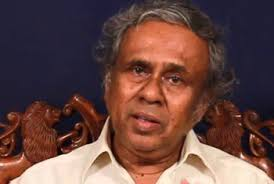
#> input picture Images/nalin_de_silva.jpeg, 274 x 184 px
$ jupyter execute Face_and_Eye_Recognition.ipynb
#> lines starting #> are read from the running program, lines starting #| are printed output that depends on the picture; after the words box and inside, x2 and y2 are one past the last pixel; in counts of white or black regions, pixels touching at a corner belong together
## Face and Eye Recognition (HARR Classifier Model)

[cell 1]
## import necessary librries
import numpy as np
import cv2

## load the haarcascade frontface xml file and eye xml file
face_classifier = cv2.CascadeClassifier('haarcascade_frontalface_default.xml')
eye_classifier = cv2.CascadeClassifier('haarcascade_eye.xml')

[cell 2]
## load and read the image
image=cv2.imread('Images/nalin_de_silva.jpeg')
#> image is the input picture: shape (184, 274, 3); mean B, G, R 65.8, 70.4, 103
cv2.imshow('trump',image)
cv2.waitKey()
cv2.destroyAllWindows()

[cell 3]
## convert the loaded image  into  gray scale
gray_image=cv2.cvtColor(image,cv2.COLOR_BGR2GRAY)
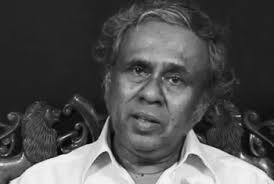
#> gray_image: shape (184, 274); min 3, max 249, mean 79.6
cv2.imshow('trump',gray_image)
cv2.waitKey()
cv2.destroyAllWindows()

[cell 4]
## detect the locations of face
faces=face_classifier.detectMultiScale(gray_image,1.3,5)
#> faces = [[95, 26, 125, 125]]

if faces is ():
    print('No Face Found')

## we iterate face array and draw  a rectangle  to  indentify face
for (x,y,w,h) in faces:
    cv2.rectangle(image,(x,y),(x+w,y+h),(127,0,255),2)
    cv2.imshow('Emmat watson',image)
    cv2.waitKey(0)
    roi_gray = gray_image[y:y+h,x:x+w]
    roi_image=image[y:y+h,x:x+w]
    eyes=eye_classifier.detectMultiScale(roi_gray)
    for (ex,ey,ew,eh) in eyes:
        cv2.rectangle(roi_image,(ex,ey),(ex+ew,ey+eh),(255,22,0),2)
        cv2.imshow('img',image)
        cv2.waitKey(0)
#> this loop made 1 pass
#> (x, y, w, h, eyes) on pass 1: (95, 26, 125, 125, [[30, 30, 28, 28], [66, 42, 24, 24]])
#> pass 1, `cv2.imshow('Emmat watson',image)`:
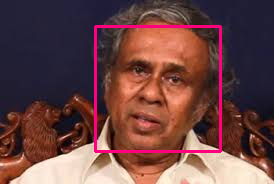
#> window 'Emmat watson': shape (184, 274, 3); mean B, G, R 67.8, 68.4, 107.6
#> pass 1, `roi_gray = gray_image[y:y+h,x:x+w]`:
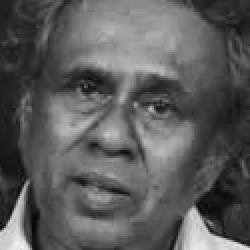
#> roi_gray: shape (125, 125) (shown 2 times larger); min 6, max 243, mean 91.6
#> pass 1, `roi_image=image[y:y+h,x:x+w]`:
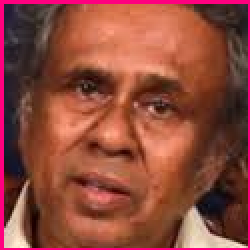
#> roi_image: shape (125, 125, 3) (shown 2 times larger); mean B, G, R 60.2, 73.4, 142.1
#> pass 1, `cv2.imshow('img',image)`:
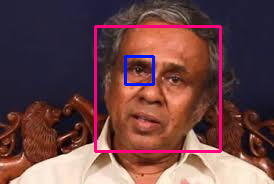
#> window 'img': shape (184, 274, 3); mean B, G, R 69, 67.9, 106.4
#> after the loop:
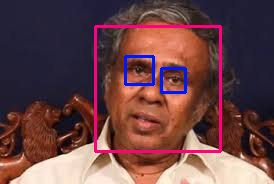
#> image: shape (184, 274, 3); 4.19% of pixels changed, all inside (x1, y1, x2, y2) = (94, 25, 222, 153)
#> after the loop:
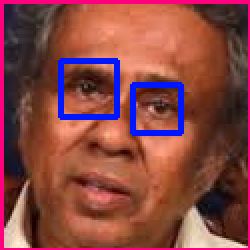
#> roi_image: shape (125, 125, 3) (shown 2 times larger); 3.94% of pixels changed, all inside (x1, y1, x2, y2) = (29, 29, 92, 68)

cv2.destroyAllWindows()

$ run again, with Images/Pepole.jpg copied over Images/nalin_de_silva.jpeg
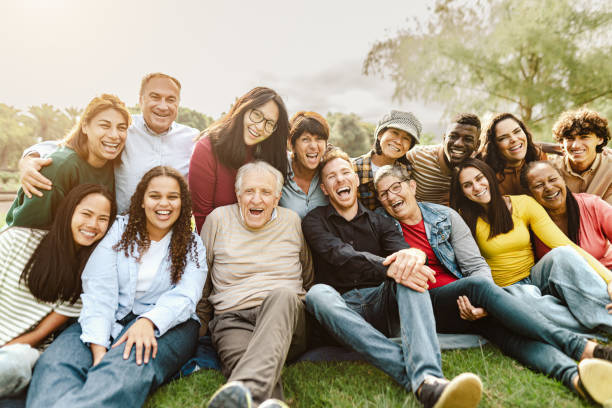
#> input picture Images/Pepole.jpg, 612 x 408 px
#> image is the input picture: shape (408, 612, 3); mean B, G, R 133.2, 153, 163
#> `gray_image=cv2.cvtColor(image,cv2.COLOR_BGR2GRAY)`:
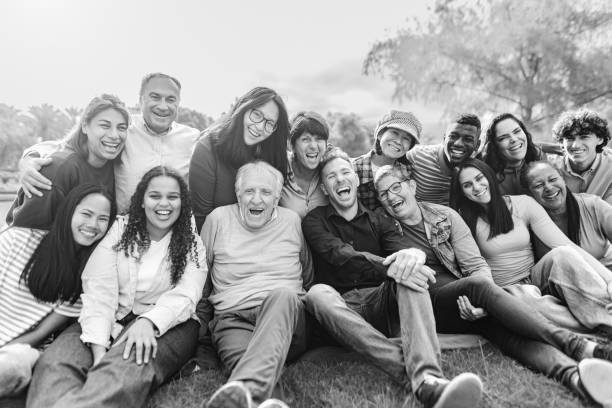
#> gray_image: shape (408, 612); min 0, max 255, mean 153.8
#> faces = [[138, 80, 50, 50], [88, 108, 50, 50], [230, 170, 55, 55], [138, 177, 50, 50], [68, 196, 52, 52]]
#> the loop `for (x,y,w,h) in faces:` made 5 passes
#> after the loop `for (x,y,w,h) in faces:`:
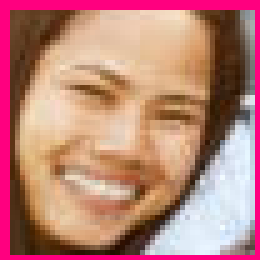
#> roi_image: shape (52, 52, 3) (shown 5 times larger); mean B, G, R 120.7, 130.1, 187.7
